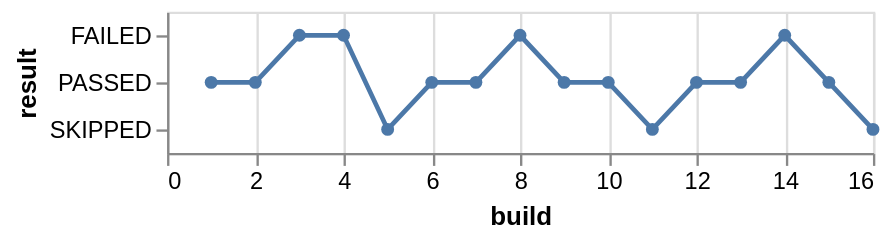

Source (Vega-Lite JSON):
### Vega-Lite specification from a JSON file in a GitHub repository (floating-point values rounded to 4 significant figures)
{"$schema": "https://vega.github.io/schema/vega-lite/v6.json", "data": {"values": [{"build": 1, "result": "PASSED"}, {"build": 2, "result": "PASSED"}, {"build": 3, "result": "FAILED"}, {"build": 4, "result": "FAILED"}, {"build": 5, "result": "SKIPPED"}, {"build": 6, "result": "PASSED"}, {"build": 7, "result": "PASSED"}, {"build": 8, "result": "FAILED"}, {"build": 9, "result": "PASSED"}, {"build": 10, "result": "PASSED"}, {"build": 11, "result": "SKIPPED"}, {"build": 12, "result": "PASSED"}, {"build": 13, "result": "PASSED"}, {"build": 14, "result": "FAILED"}, {"build": 15, "result": "PASSED"}, {"build": 16, "result": "SKIPPED"}]}, "mark": {"type": "line", "point": true}, "encoding": {"x": {"field": "build", "type": "quantitative"}, "y": {"field": "result", "type": "nominal"}, "order": {"field": "build", "type": "quantitative"}}}
